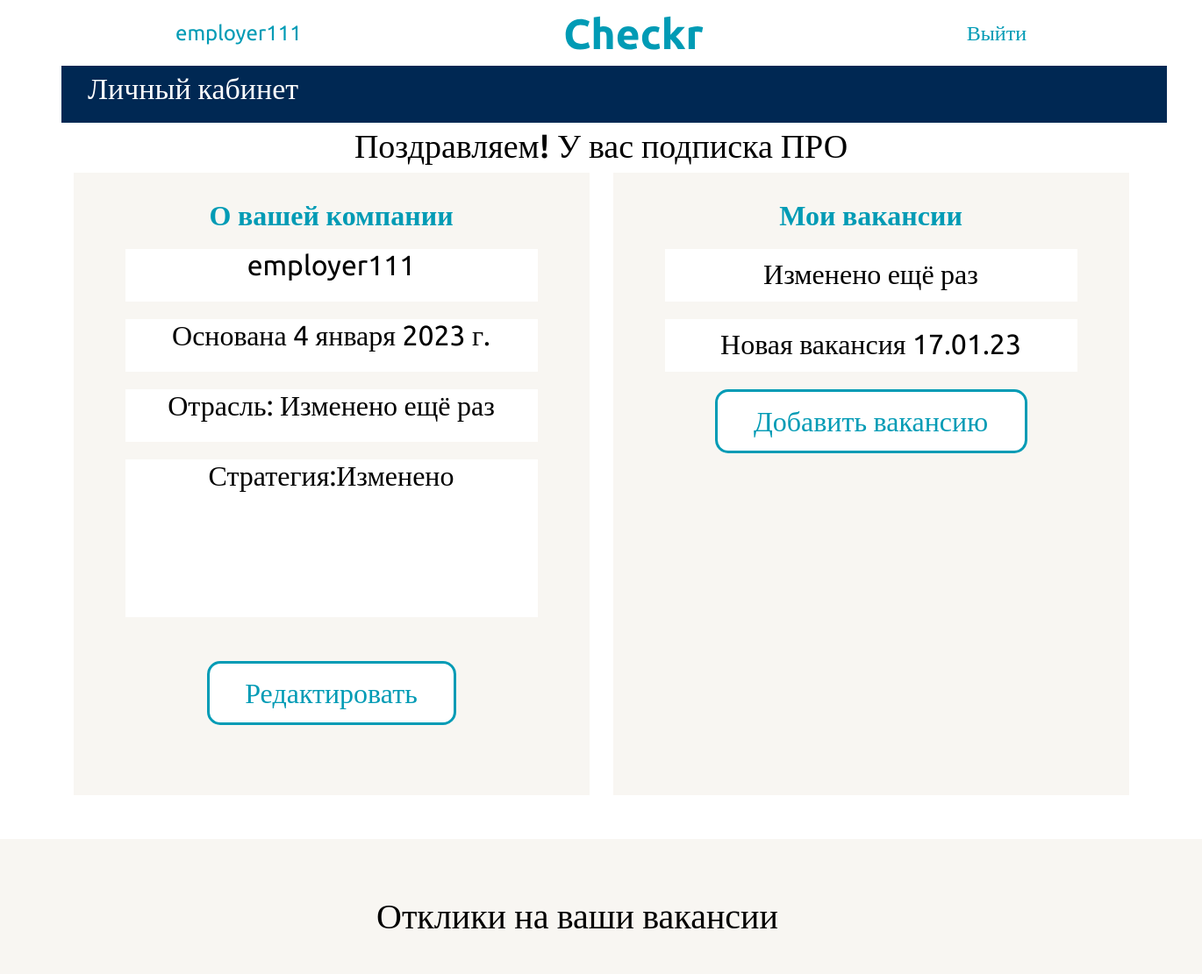
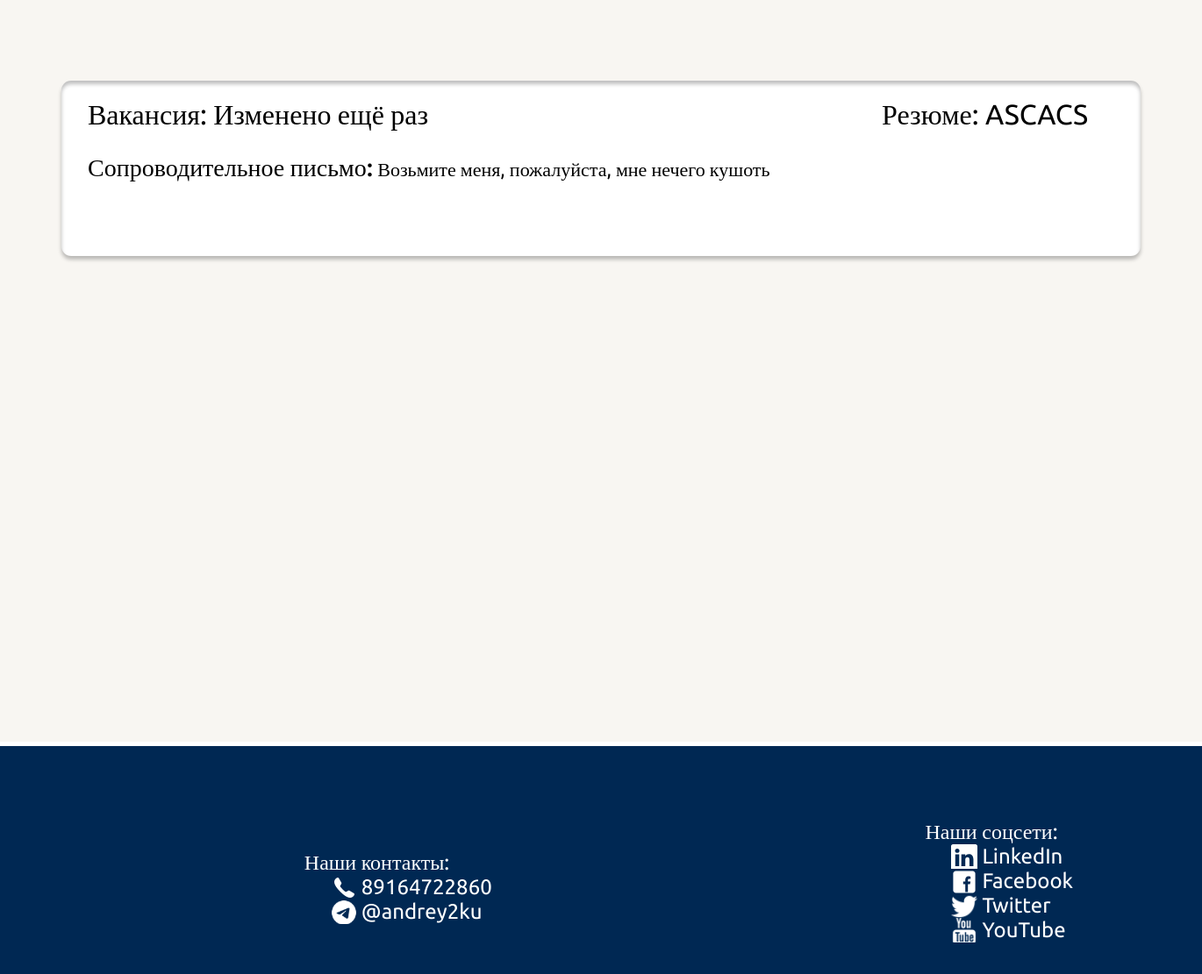
The page /lk/ (signed in) on the database its author committed (2 pictures, top to bottom).
### my_hh_app/models.py (models this page shows, shortened)
class Companies(models.Model):
    company_name = models.CharField("company_name", max_length=200)
    author = models.ForeignKey(User, on_delete=models.SET_NULL, default="", null=True)
    foundation_data = models.DateField("foundation_data", default=datetime.datetime.now(), null=True)
    industry = models.CharField("industry", max_length=200, default="", null=True)
    strategy_description = models.TextField("Strategy_description", default="", null=True)

class Vacancies(models.Model):
    title = models.CharField("Title", max_length=200)
    location = models.CharField("Location", max_length=200)
    salary = models.CharField("salary", max_length=200)
    skills = models.ManyToManyField(Skills)
    author = models.ForeignKey(User, on_delete=models.SET_NULL, null=True)
    company_name = models.ForeignKey(Companies, on_delete=models.SET_NULL, null=True)
    description = models.TextField("description", default="")
    def __str__(self):
        return self.title

class ResponsesVacancy(models.Model):
    vacancy_id = models.ForeignKey(Vacancies, on_delete=models.SET_NULL, null=True)
    cover_letter = models.TextField("Cover_letter")
    resume_id = models.ForeignKey(Resume, on_delete=models.SET_NULL, null=True)
    author_vacancy_name = models.ForeignKey(User, on_delete=models.SET_NULL, null=True)
    def __str__(self):
        return f"{self.resume_id}"

class Resume(models.Model):
    name = models.CharField("name", max_length=200)
    option = (("male", "Мужской"), ("female", "Женский"))
    gender = models.CharField("gender", max_length=200, choices=option ,)
    spec = models.TextField("speciality", max_length=200)
    experience = models.TextField("experience")
    option = (("full-time", "full-time"), ("part-time", "part-time"))
    type_of_employment = models.CharField("type_of_employment", max_length=200, choices=option)
    skills = models.ManyToManyField(Skills)
    age = models.CharField("age", max_length=100)
    phone = models.CharField("phone", max_length=20)
    salary = models.CharField("salary", max_length=200)
    adres = models.CharField("adres", max_length=200)
    author = models.ForeignKey(User, on_delete=models.SET_NULL, null=True)
    def __str__(self):
        return self.spec

### lk/views.py (the view)
# urls.py: path("", views.lk),
@login_required
def lk(request):
    user = request.user
    cure_user_status = UserStatus.objects.get(user=user).status
    context = {"cure_user_status": cure_user_status}
    if request.method == "POST":
        user_status = UserStatus.objects.get(user=user)
        user_status.status = "top_employer"
        user_status.save()
    if cure_user_status == "candidate":
        author_resume = Resume.objects.filter(author=user)
        context["author_resumes"] = author_resume
        checked_skills = UserCheckedSkills.objects.get(user=user).skills_id
        if len(checked_skills.all()) == 0:
            context["checked_skills"] = 0
        else:
            context["checked_skills_len"] = checked_skills
            context["checked_skills"] = checked_skills
        return render(request, "lk/candidate_lk.html", context)
    elif cure_user_status == "employer" or cure_user_status == "top_employer":
        company_info = Companies.objects.get(author=user, )
        responses = ResponsesVacancy.objects.filter(author_vacancy_name=user)
        vacancies = Vacancies.objects.filter(author=user)
        context["company_info"] = company_info
        context["responses"] = responses
        context["vacancies"] = vacancies
        return render(request, "lk/employer_lk.html", context)

### my_hh_app/templates/lk/employer_lk.html (shortened to what this page needs)
{% extends 'my_hh_app/base.html' %}
{% block content %}
<section class="employer__lk">
  <div class="lk__header">Личный кабинет </div>
  {% if cure_user_status == "employer" %}
<form class = "proform"method="post">
  {% csrf_token %}
  <button  class="subscribe__top__btn" type="submit">
    Получить "ПРО" подписку
  </button>
</form>
{% else %}
<span class="subscribe__top__span">Поздравляем! У вас подписка ПРО </span>
{% endif %}
  <div class="company__info">
    <div class="login__div">
      <p class=employer__lk__p>О вашей компании</p>
      <div class="company__info__small">
          <div>{{company_info.company_name}}</div>
      </div>
      <div class="company__info__small">
          <div>Основана {{company_info.foundation_data}}</div>
      </div>
      <div class="company__info__small">
          <div>Отрасль: {{company_info.industry}}</div>
      </div>
      <div class="company__info__big">
          <div>Стратегия:{{company_info.strategy_description}}</div>
      </div>
      <a href="{{company_info.id}}/change_company_info" class="login__btn">
        <p class="login__btn__p">Редактировать</p>
      </a>
    </div>
    <div class="login__div">
      <p class=employer__lk__p>Мои вакансии</p>
      {% for vacancy in vacancies %}
      <div class="company__info__small">
        <a class="company__info__small__a" href="http://127.0.0.1:8000/vacancy_view/{{vacancy.id}}/1">{{vacancy}}</a>
      </div>
      {% endfor %}
      <a href="send_vacation" class="login__btn__add__vacancy">
        <p class="login__btn__p">Добавить вакансию</p>
      </a>
    </div>
  </div>
</section>
<section class="your__responses">
  <div class="responses__title">Отклики на ваши вакансии</div>
  {% for response in responses %}
  <div class="responses__card">
    <div class="response__card__div__1">
      <a class="response__vacancy__name" href="/vacancy_view/{{response.vacancy_id.id}}/0">Вакансия: {{response.vacancy_id}}</a>
      <a class="response__resume__name" href="http://127.0.0.1:8000/resume_view/{{response.resume_id.id}}"> Резюме: {{response}}</a>
    </div>
    <div class="response__card__div__2">
      <span class="response__card__div__2__span">Сопроводительное письмо:</span> {{response.cover_letter}}
    </div>
  </div>
  {% endfor %}
</section>
{% endblock %}

### my_hh_app/templates/my_hh_app/base.html (shortened to what this page needs)
<head>
  {% load static %}
  <link rel="stylesheet" href="{% static 'my_hh_app/css/normalize.min.css' %}">
  <link rel="stylesheet" href="{% static 'my_hh_app/css/style.css' %}">
</head>
{% load static %}
<header>
    <nav class="header__nav">
        {% if request.user.is_authenticated == False %}
      <a class="header__link" href="http://127.0.0.1:8000/accounts/login">Вы пока не авторизовались :( </a>
      <a class="logo" href="http://127.0.0.1:8000/" ><img src="{% static 'my_hh_app/images/Checkr.svg' %}"></a>
      <a class="header__link" href="http://127.0.0.1:8000/accounts/login"> Войти</a>
        {% else %}
        <a class="header__link" href="http://127.0.0.1:8000/lk">{{request.user}} </a>
      <a class="logo" href="http://127.0.0.1:8000/" ><img src="{% static 'my_hh_app/images/Checkr.svg' %}"></a>
      <a class="header__link" href="http://127.0.0.1:8000/exit"> Выйти</a>
        {% endif %}
    </nav>
  </header>
{% block content %}
{%endblock%}
<footer class="footer">
    <ul class="our__contacts_ul">Наши контакты:
      <li class="our__phone">89164722860</li>
      <li class="our__tg">@andrey2ku</li>
    </ul>
    <ul class="our__links"> Наши соцсети:
      <li class="is-linkedin"><a class="our__links__link"href="#" title="LinkedIn" target="_blank"
          rel="noopener noreferrer"><span>LinkedIn</span></a></li>
      <li class="is-facebook"><a class="our__links__link" href="#" title="Facebook" target="_blank"
          rel="noopener noreferrer"> <span>Facebook</span></a></li>
      <li class="is-twitter"><a class="our__links__link" href="#" title="Twitter" target="_blank"
          rel="noopener noreferrer"> <span>Twitter</span></a></li>
      <li class="is-youtube"><a class="our__links__link" href="#" title="YouTube"
          target="_blank" rel="noopener noreferrer"> <span>YouTube</span></a></li>
    </ul>
  </footer>

### rows shown on the page
Companies: company_name "employer111", foundation_data "4 января 2023 г.", industry "Изменено ещё раз", strategy_description "Изменено"
Vacancies: title "Изменено ещё раз"
Vacancies: title "Новая вакансия 17.01.23"
ResponsesVacancy: vacancy_id "Изменено ещё раз", resume_id.spec "ASCACS", cover_letter "Возьмите меня, пожалуйста, мне нечего кушоть"

### other values the page prints
{{ request.user }} "employer111"
